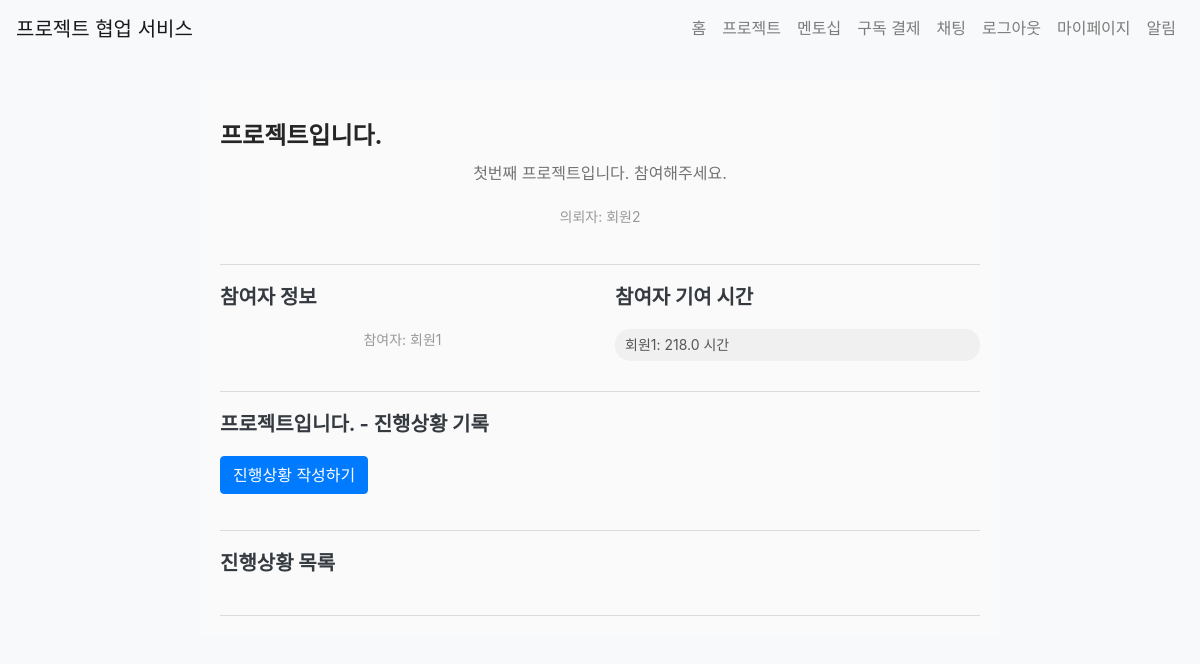
Screenshot of /project/detail/1 (signed in) with the database file from the repository.
### app/models.py (models this page shows)
class Project(db.Model):
    id = db.Column(db.Integer, primary_key=True)
    title = db.Column(db.String(100), nullable=False)
    description = db.Column(db.Text, nullable=False)
    start_date = db.Column(db.Date, nullable=False)
    end_date = db.Column(db.Date, nullable=False)
    created_at = db.Column(db.DateTime, default=datetime.utcnow)
    client_id = db.Column(db.Integer, db.ForeignKey('user.id'), nullable=False)
    client = db.relationship('User', back_populates='created_projects')
    completed = db.Column(db.Boolean, default=False)
    participants = db.relationship('User', secondary='project_participant', back_populates='projects', overlaps="project_participants")
    project_participants = db.relationship('ProjectParticipant', back_populates='project', lazy=True, overlaps="participants,projects")
    progresses = db.relationship('ProjectProgress', back_populates='project', lazy=True)  # 새로운 관계 추가
    overview = db.Column(db.Text)
    requirements = db.Column(db.Text)
    flowchart = db.Column(db.Text)
    timeline = db.Column(db.Text)
    github_repo = db.Column(db.String(200))
    type = db.Column(db.String(20), nullable = False, default = 'collaboration')
    is_public = db.Column(db.Boolean, default=True)

class User(UserMixin, db.Model):
    id = db.Column(db.Integer, primary_key=True)
    name = db.Column(db.String(100), nullable=False)
    email = db.Column(db.String(120), unique=True, nullable=False)
    password = db.Column(db.String(255), nullable=False)
    bio = db.Column(db.Text)
    chat_rooms = db.relationship('ChatRoom', secondary='chat_room_participant', back_populates='participants')
    chat_room_participants = db.relationship('ChatRoomParticipant', back_populates='user')
    notifications = db.relationship('Notification', back_populates='user', lazy=True)
    projects = db.relationship('Project', secondary='project_participant', back_populates='participants')
    subscription = db.relationship('Subscription', back_populates='subscriber', uselist=False)
    created_projects = db.relationship('Project', back_populates='client', lazy=True, foreign_keys='Project.client_id')
    mentees = db.relationship('User',
                              secondary=mentorship_mentor,
                              primaryjoin=(mentorship_mentor.c.mentor_id == id),
                              secondaryjoin=(mentorship_mentor.c.mentee_id == id),
                              backref=db.backref('mentors', lazy='dynamic'),
                              lazy='dynamic')
    pending_mentees = db.relationship('User',
                                    secondary=mentorship_mentee,
                                    primaryjoin=(mentorship_mentee.c.mentor_id == id),
                                    secondaryjoin=(mentorship_mentee.c.mentee_id == id),
                                    backref=db.backref('pending_mentors', lazy='dynamic'),
                                    lazy='dynamic')
    project_participants = db.relationship('ProjectParticipant', back_populates='user', lazy=True)
    is_admin = db.Column(db.Boolean, default=False)

class ProjectParticipant(db.Model):
    id = db.Column(db.Integer, primary_key=True)
    user_id = db.Column(db.Integer, db.ForeignKey('user.id'), nullable=False)
    project_id = db.Column(db.Integer, db.ForeignKey('project.id'), nullable=False)
    hours_contributed = db.Column(db.Float, default=0.0)
    accepted = db.Column(db.Boolean, default=False)  # 새로 추가된 필드
    user = db.relationship('User', back_populates='project_participants', overlaps="participants,projects")
    project = db.relationship('Project', back_populates='project_participants', overlaps="participants,projects")

### app/views/project.py (the view, shortened to what this page needs)
@bp.route('/detail/<int:project_id>', methods=['GET', 'POST'])
@login_required
def detail(project_id):
    project = Project.query.get_or_404(project_id)
    post_form = PostForm()
    comment_form = CommentForm()
    contribution_form = ContributionForm()
    accept_form = AcceptParticipantForm()
    participate_form = ParticipateForm()
    progress_form = ProjectProgressForm()
    progress_list = ProjectProgress.query.filter_by(project=project).order_by(ProjectProgress.date.desc()).all()
    return render_template('project/detail.html', project=project, post_form=post_form, comment_form=comment_form,
                           contribution_form=contribution_form, accept_form=accept_form,
                           participate_form=participate_form,  # 이 줄 추가
                           form=progress_form,  # 여기를 수정
                           progress_form=progress_form, progress_list=progress_list)

### app/__init__.py (called while the page is built)
@login_manager.user_loader
def load_user(user_id):
    if user_id is not None:
        return User.query.get(int(user_id))
    return None

### app/templates/project/detail.html (shortened to what this page needs)
{% extends "base.html" %}
{% block extra_css %}
    <link rel="stylesheet" href="{{ url_for('static', filename='css/components/button.css') }}">
    <link rel="stylesheet" href="{{ url_for('static', filename='css/components/cards.css') }}">
    <link rel="stylesheet" href="{{ url_for('static', filename='css/pages/project.css') }}">
{% endblock %}
{% block content %}
<div class="project-detail-container">
    <div class="project-section">
        <h2 class="project-title">{{ project.title }}</h2>
        <p class="project-description">{{ project.description }}</p>
        <p class="project-meta">의뢰자: {{ project.client.name }}</p>
    </div>
    <div class="project-section">
        <div class="row">
            <div class="col-6">
                <h3 class="project-subtitle">참여자 정보</h3>
                <p class="project-meta">참여자:
                {% for participant in project.participants %}
                    {{ participant.name }}{% if not loop.last %}, {% endif %}
                {% endfor %}
                </p>
            </div>
            <div class="col-6">
                <h3 class="project-subtitle">참여자 기여 시간</h3>
                <ul class="project-participants">
                  {% for participant in project.project_participants %}
                    <li class="participant-item">{{ participant.user.name }}: {{ participant.hours_contributed }} 시간</li>
                  {% endfor %}
                </ul>
            </div>
        </div>
    </div>
    <div class="project-section">
        <h3 class="project-subtitle">{{ project.title }} - 진행상황 기록</h3>
        <button id="toggle-progress-form" class="btn btn-primary mb-3">진행상황 작성하기</button>
    </div>
    <div class="project-section">
        <h3 class="project-subtitle">진행상황 목록</h3>
    </div>
</div>
{% endblock %}

### app/static/css/main.css (style rules this page uses)
:root { --primary-color: #007bff; --secondary-color: #6c757d; --success-color: #28a745; --danger-color: #dc3545; --warning-color: #ffc107; --info-color: #17a2b8; --light-color: #f8f9fa; --dark-color: #343a40; --font-family-sans-serif: -apple-system, BlinkMacSystemFont, "Segoe UI", Roboto, "Helvetica Neue", Arial, sans-serif; --font-family-monospace: SFMono-Regular, Menlo, Monaco, Consolas, "Liberation Mono", "Courier New", monospace; }
* { margin: 0; padding: 0; box-sizing: border-box; }
body { font-family: var(--font-family-sans-serif); line-height: 1.6; color: var(--dark-color); background-color: var(--light-color); }

### app/static/css/components/button.css (style rules this page uses)
.btn { display: inline-block; font-weight: 400; text-align: center; white-space: nowrap; vertical-align: middle; user-select: none; border: 1px solid transparent; padding: 0.375rem 0.75rem; font-size: 1rem; line-height: 1.5; border-radius: 0.25rem; transition: color 0.15s ease-in-out, background-color 0.15s ease-in-out, border-color 0.15s ease-in-out, box-shadow 0.15s ease-in-out; }
.btn-primary { color: #fff; background-color: var(--primary-color); border-color: var(--primary-color); }

### app/static/css/pages/project.css (style rules this page uses)
.project-title { font-size: 18px; font-weight: 600; margin-bottom: 10px; color: #262626; }
.project-description { font-size: 14px; color: #737373; margin-bottom: 15px; flex-grow: 1; text-align: center; }
.project-meta { font-size: 12px; color: #999; display: flex; justify-content: space-around; width: 100%; margin-top: 10px; }
.project-participants { margin-top: 10px; }
.participant-item { background-color: #f0f0f0; border-radius: 15px; padding: 5px 10px; font-size: 12px; color: #666; }
.project-detail-container { max-width: 800px; margin: 0 auto; padding: 20px; background-color: #fafafa; }
.project-section { padding: 20px 0; border-bottom: 1px solid #dbdbdb; }
.project-title { font-size: 24px; font-weight: bold; margin-bottom: 10px; color: #262626; }
.project-description { font-size: 16px; color: #737373; margin-bottom: 20px; }
.project-meta { font-size: 14px; color: #999; margin-bottom: 15px; }
.project-subtitle { font-size: 20px; font-weight: bold; margin-bottom: 20px; }
.project-participants { list-style: none; padding: 0; margin: 0; }
.participant-item { font-size: 14px; color: #555; margin-bottom: 10px; }
.row { display: flex; flex-wrap: wrap; margin-right: -15px; margin-left: -15px; }
.col-6 { position: relative; width: 100%; padding-right: 15px; padding-left: 15px; max-width: 50%; }
h2 { font-size: 24px; color: #262626; }

### rows the page displays
Project: title "프로젝트입니다.", description "첫번째 프로젝트입니다. 참여해주세요."
User: client.name "회원2"
User: name "회원1"
ProjectParticipant: user.name "회원1", hours_contributed "218.0"
